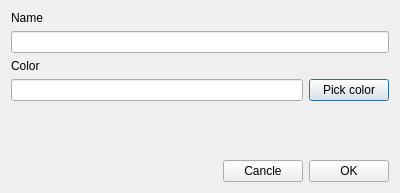
<?xml version="1.0" encoding="UTF-8"?>
<ui version="4.0">
 <class>ProjectGroupDialog_UI</class>
 <widget class="QDialog" name="ProjectGroupDialog_UI">
  <property name="geometry">
   <rect>
    <x>0</x>
    <y>0</y>
    <width>400</width>
    <height>193</height>
   </rect>
  </property>
  <property name="windowTitle">
   <string>Project group</string>
  </property>
  <property name="locale">
   <locale language="English" country="World"/>
  </property>
  <layout class="QVBoxLayout" name="verticalLayout">
   <item>
    <widget class="QLabel" name="ProjectGroupDialog_NameLabel">
     <property name="text">
      <string>Name</string>
     </property>
    </widget>
   </item>
   <item>
    <widget class="QLineEdit" name="ProjectGroupDialog_NameLineedit"/>
   </item>
   <item>
    <widget class="QLabel" name="ProjectGroupDialog_ColorLabel">
     <property name="text">
      <string>Color</string>
     </property>
    </widget>
   </item>
   <item>
    <layout class="QHBoxLayout" name="horizontalLayout_2">
     <item>
      <widget class="QLineEdit" name="ProjectGroupDialog_ColorLineedit"/>
     </item>
     <item>
      <widget class="QPushButton" name="ProjectGroupDialog_ColorButton">
       <property name="text">
        <string>Pick color</string>
       </property>
      </widget>
     </item>
    </layout>
   </item>
   <item>
    <spacer name="verticalSpacer">
     <property name="orientation">
      <enum>Qt::Orientation::Vertical</enum>
     </property>
     <property name="sizeHint" stdset="0">
      <size>
       <width>20</width>
       <height>40</height>
      </size>
     </property>
    </spacer>
   </item>
   <item>
    <layout class="QHBoxLayout" name="horizontalLayout">
     <item>
      <spacer name="horizontalSpacer">
       <property name="orientation">
        <enum>Qt::Orientation::Horizontal</enum>
       </property>
       <property name="sizeHint" stdset="0">
        <size>
         <width>40</width>
         <height>20</height>
        </size>
       </property>
      </spacer>
     </item>
     <item>
      <widget class="QPushButton" name="ProjectGroupDialog_CancleButton">
       <property name="text">
        <string>Cancle</string>
       </property>
      </widget>
     </item>
     <item>
      <widget class="QPushButton" name="ProjectGroupDialog_OkButton">
       <property name="text">
        <string>OK</string>
       </property>
      </widget>
     </item>
    </layout>
   </item>
  </layout>
 </widget>
 <resources/>
 <connections/>
</ui>
